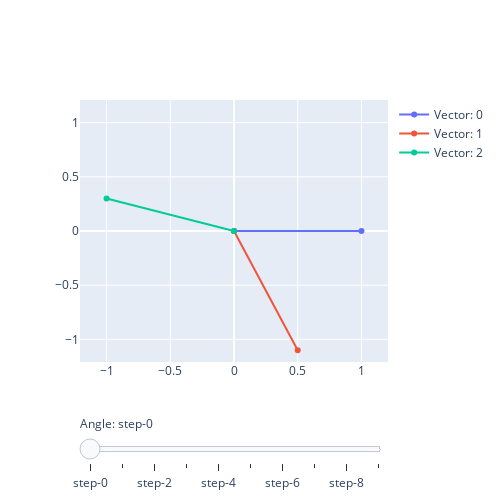

The cell this chart's notebook holds for it:
### Code cell
vectors = [
    np.array([1, 0]),
    np.array([0.5, -1.1]),
    np.array([-1, 0.3])
]

py.iplot(plot_vectors_rotations(vectors, steps=10),
         filename='2D Vector Rotations')

### Figure 1 — Plotly figure (JSON) as saved in the notebook; plotly's stock layout.template omitted (floating-point values rounded to 4 significant figures)
{"data": [{"name": "Vector: 0", "type": "scatter", "visible": true, "x": [0, 1], "y": [0, 0]}, {"name": "Vector: 1", "type": "scatter", "visible": true, "x": [0, 0.5], "y": [0, -1.1]}, {"name": "Vector: 2", "type": "scatter", "visible": true, "x": [0, -1], "y": [0, 0.3]}, {"name": "Vector: 0", "type": "scatter", "visible": false, "x": [0, 0.766], "y": [0, 0.6428]}, {"name": "Vector: 1", "type": "scatter", "visible": false, "x": [0, 1.09], "y": [0, -0.5213]}, {"name": "Vector: 2", "type": "scatter", "visible": false, "x": [0, -0.9589], "y": [0, -0.413]}, {"name": "Vector: 0", "type": "scatter", "visible": false, "x": [0, 0.1736], "y": [0, 0.9848]}, {"name": "Vector: 1", "type": "scatter", "visible": false, "x": [0, 1.17], "y": [0, 0.3014]}, {"name": "Vector: 2", "type": "scatter", "visible": false, "x": [0, -0.4691], "y": [0, -0.9327]}, {"name": "Vector: 0", "type": "scatter", "visible": false, "x": [0, -0.5], "y": [0, 0.866]}, {"name": "Vector: 1", "type": "scatter", "visible": false, "x": [0, 0.7026], "y": [0, 0.983]}, {"name": "Vector: 2", "type": "scatter", "visible": false, "x": [0, 0.2402], "y": [0, -1.016]}, {"name": "Vector: 0", "type": "scatter", "visible": false, "x": [0, -0.9397], "y": [0, 0.342]}, {"name": "Vector: 1", "type": "scatter", "visible": false, "x": [0, -0.09362], "y": [0, 1.205]}, {"name": "Vector: 2", "type": "scatter", "visible": false, "x": [0, 0.8371], "y": [0, -0.6239]}, {"name": "Vector: 0", "type": "scatter", "visible": false, "x": [0, -0.9397], "y": [0, -0.342]}, {"name": "Vector: 1", "type": "scatter", "visible": false, "x": [0, -0.8461], "y": [0, 0.8627]}, {"name": "Vector: 2", "type": "scatter", "visible": false, "x": [0, 1.042], "y": [0, 0.06011]}, {"name": "Vector: 0", "type": "scatter", "visible": false, "x": [0, -0.5], "y": [0, -0.866]}, {"name": "Vector: 1", "type": "scatter", "visible": false, "x": [0, -1.203], "y": [0, 0.117]}, {"name": "Vector: 2", "type": "scatter", "visible": false, "x": [0, 0.7598], "y": [0, 0.716]}, {"name": "Vector: 0", "type": "scatter", "visible": false, "x": [0, 0.1736], "y": [0, -0.9848]}, {"name": "Vector: 1", "type": "scatter", "visible": false, "x": [0, -0.9965], "y": [0, -0.6834]}, {"name": "Vector: 2", "type": "scatter", "visible": false, "x": [0, 0.1218], "y": [0, 1.037]}, {"name": "Vector: 0", "type": "scatter", "visible": false, "x": [0, 0.766], "y": [0, -0.6428]}, {"name": "Vector: 1", "type": "scatter", "visible": false, "x": [0, -0.324], "y": [0, -1.164]}, {"name": "Vector: 2", "type": "scatter", "visible": false, "x": [0, -0.5732], "y": [0, 0.8726]}, {"name": "Vector: 0", "type": "scatter", "visible": false, "x": [0, 1], "y": [0, -2.449e-16]}, {"name": "Vector: 1", "type": "scatter", "visible": false, "x": [0, 0.5], "y": [0, -1.1]}, {"name": "Vector: 2", "type": "scatter", "visible": false, "x": [0, -1.0], "y": [0, 0.3]}], "layout": {"height": 500, "sliders": [{"active": 0, "currentvalue": {"prefix": "Angle: "}, "pad": {"t": 50}, "steps": [{"args": ["visible", [true, true, true, false, false, false, false, false, false, false, false, false, false, false, false, false, false, false, false, false, false, false, false, false, false, false, false, false, false, false]], "method": "restyle"}, {"args": ["visible", [false, false, false, true, true, true, false, false, false, false, false, false, false, false, false, false, false, false, false, false, false, false, false, false, false, false, false, false, false, false]], "method": "restyle"}, {"args": ["visible", [false, false, false, false, false, false, true, true, true, false, false, false, false, false, false, false, false, false, false, false, false, false, false, false, false, false, false, false, false, false]], "method": "restyle"}, {"args": ["visible", [false, false, false, false, false, false, false, false, false, true, true, true, false, false, false, false, false, false, false, false, false, false, false, false, false, false, false, false, false, false]], "method": "restyle"}, {"args": ["visible", [false, false, false, false, false, false, false, false, false, false, false, false, true, true, true, false, false, false, false, false, false, false, false, false, false, false, false, false, false, false]], "method": "restyle"}, {"args": ["visible", [false, false, false, false, false, false, false, false, false, false, false, false, false, false, false, true, true, true, false, false, false, false, false, false, false, false, false, false, false, false]], "method": "restyle"}, {"args": ["visible", [false, false, false, false, false, false, false, false, false, false, false, false, false, false, false, false, false, false, true, true, true, false, false, false, false, false, false, false, false, false]], "method": "restyle"}, {"args": ["visible", [false, false, false, false, false, false, false, false, false, false, false, false, false, false, false, false, false, false, false, false, false, true, true, true, false, false, false, false, false, false]], "method": "restyle"}, {"args": ["visible", [false, false, false, false, false, false, false, false, false, false, false, false, false, false, false, false, false, false, false, false, false, false, false, false, true, true, true, false, false, false]], "method": "restyle"}, {"args": ["visible", [false, false, false, false, false, false, false, false, false, false, false, false, false, false, false, false, false, false, false, false, false, false, false, false, false, false, false, true, true, true]], "method": "restyle"}]}], "width": 500, "xaxis": {"range": [-1.208, 1.208]}, "yaxis": {"range": [-1.208, 1.208]}}}
